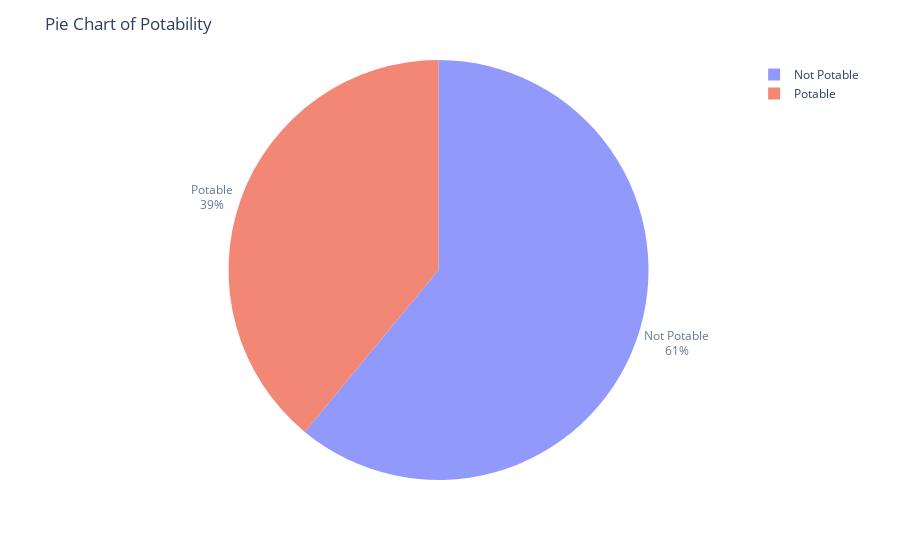

Notebook code cell kept with this figure:
### Markdown cell above
# Variable Analysis

### Code cell
d = pd.DataFrame(df["Potability"].value_counts())
fig = px.pie(d, values = "Potability", names = ["Not Potable", "Potable"], hole = 0, opacity = 0.7,
                                               labels = {"label":"Potability", "Potability":"Number of Samples"})
fig.update_layout(title = dict(text = "Pie Chart of Potability"))
fig.update_traces(textposition = "outside", textinfo = "percent + label")
fig.show()

### Figure 1 — Plotly figure (JSON) as saved in the notebook; plotly's stock layout.template omitted (floating-point values rounded to 4 significant figures)
{"data": [{"domain": {"x": [0, 1], "y": [0, 1]}, "hole": 0, "hovertemplate": "label=%{label}<br>Number of Samples=%{value}<extra></extra>", "labels": ["Not Potable", "Potable"], "legendgroup": "", "name": "", "opacity": 0.7, "showlegend": true, "textinfo": "percent+label", "textposition": "outside", "type": "pie", "values": [1998, 1278]}], "layout": {"legend": {"tracegroupgap": 0}, "margin": {"t": 60}, "title": {"text": "Pie Chart of Potability"}}}
